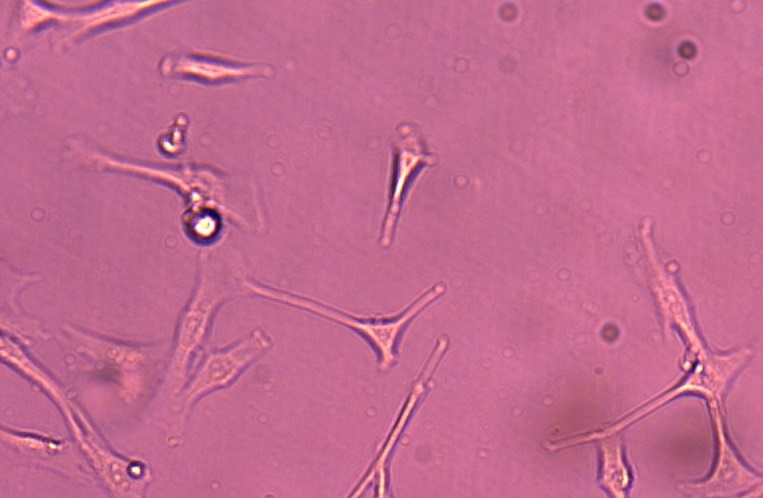
#> input picture segmentationTool/Input/341.jpg, 763 x 498 px, given in place of 341.jpg.jpg, which was not available
$ python z_AnalyzeCellData.py Input/341.jpg Input/341.jpg Input/341.jpg
#> lines starting #> are read from the running program, lines starting #| are printed output that depends on the picture; after the words box and inside, x2 and y2 are one past the last pixel; in counts of white or black regions, pixels touching at a corner belong together; pictures that were not available may be replaced by others from this repository, and a replacement may not be noted
#!C:\Users\GOURAV ROY\Desktop\All Folders\Integrated Workflows\Somatic Cell Detection\CellMasking_FuzzyLogic\.venv\Scripts\python.exe

import cv2
import numpy as np
from scipy.spatial import Voronoi, voronoi_plot_2d
from skimage.measure import shannon_entropy
import matplotlib.pyplot as plt
import pandas as pd
from skimage.measure import label, regionprops
from skimage.morphology import convex_hull_image
import os
import sys

#def analyze_and_label_objects(image, selected_features, min_area=10, mode ="excel", font_scale=0.5, font_color=(0, 255, 255), font_thickness=2):


def analyze_and_label_objects(image_path, out_dir, output_file_suff, selected_features, base_name, min_area=10, mode="excel", font_scale=0.5, font_color=(255, 0, 0), font_thickness=2):
    # Load the image
#> called with image_path = 'Output/Results/0_341_Input/341.jpg.jpg', out_dir = 'Output/Results/', output_file_suff = 'Output/Results/0_341_Input/341.jpg', selected_features = 'Input/341.jpg', base_name = '341', min_area = 10, mode = 'excel', font_scale = 0.5
    image = cv2.imread(image_path)
#> image is the input picture: shape (498, 763, 3); mean B, G, R 143.8, 105.9, 194.5
    if image is None:
        print(f"Error: Unable to load image from {image_path}")
        return -1
    """
    # Now you can work with the image
    annotated_image = image.copy()
    bounding_box_image = image.copy()
    detected_contour_image = image.copy()
    """

    # Rest of your code...
    if mode not in ["excel", "console"]:
        print("Enter Valid Mode for function")
        return -1


    annotated_image = image.copy()
    bounding_box_image = image.copy()
    detected_contour_image = image.copy()

    if len(annotated_image.shape) == 3 and annotated_image.shape[2] == 1:
        gray = annotated_image[:, :, 0]
        annotated_image = cv2.cvtColor(annotated_image, cv2.COLOR_GRAY2BGR)
    elif len(annotated_image.shape) == 2:
        gray = annotated_image
        annotated_image = cv2.cvtColor(annotated_image, cv2.COLOR_GRAY2BGR)
    elif len(annotated_image.shape) == 3 and annotated_image.shape[2] == 3:
        gray = cv2.cvtColor(annotated_image, cv2.COLOR_BGR2GRAY)
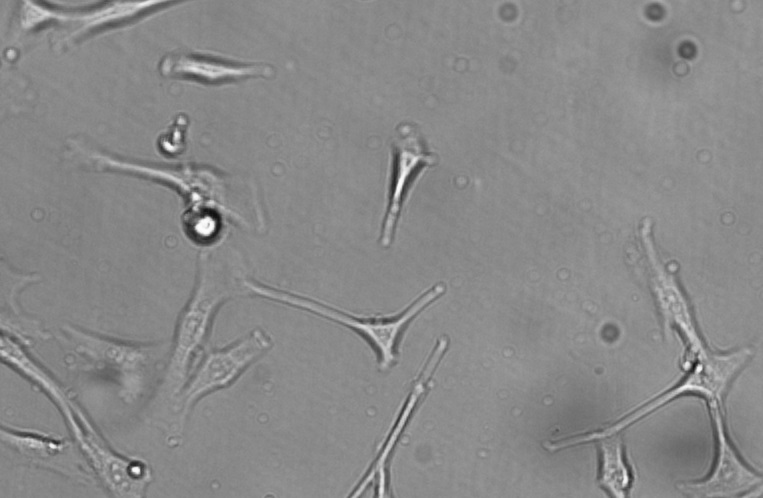
#> gray: shape (498, 763); min 15, max 254, mean 136.7
    else:
        raise ValueError("Unsupported image format: Ensure the input is grayscale or BGR color image.")

    _, binary = cv2.threshold(gray, 127, 255, cv2.THRESH_BINARY)
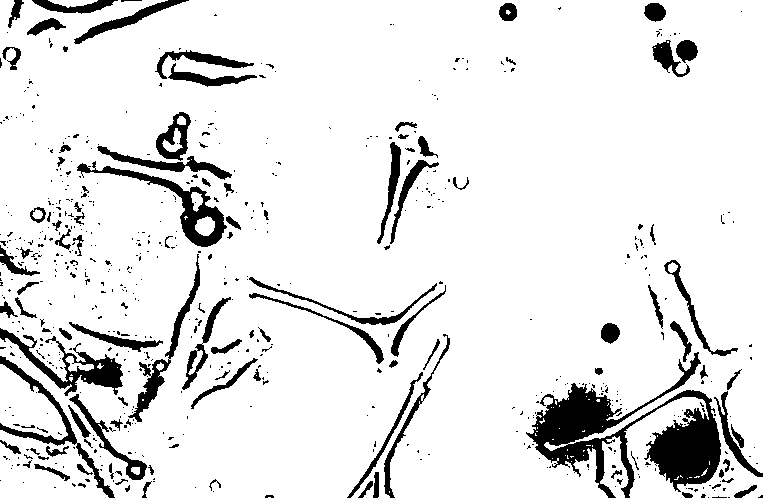
#> binary: shape (498, 763); 89.6% white; 637 black regions (526 under 20 px)
    contours, _ = cv2.findContours(binary, cv2.RETR_EXTERNAL, cv2.CHAIN_APPROX_SIMPLE)
#> contours = 56 contours, 51 with area under 20; largest, box (x1, y1, x2, y2) and area: (0, 0, 763, 498) 354034, (0, 364, 68, 440) 2826, (600, 436, 629, 498) 1018, (48, 0, 98, 8) 188, (65, 356, 94, 372) 169

    object_count = 0
    total_area = gray.shape[0] * gray.shape[1]
#> total_area = 379974
    centroids = []

    feature_map = {
        "General": ["Count", "Cell Density"],
        "Geometry": ["Perimeter", "Area", "Aspect Ratio"],
        "Morphology": ["Roundness", "Shape", "Convexity"],
        "Localization": ["2Dcoordinates", "Centroid"],
        "Orientation": ["Orientation"],
        "Voronoi Entropy": ["Voronoi_Entropy"]
    }

    selected_columns = ["ID"]
    selected_columns2 = []
    for key in selected_features.split(","):
      key = key.strip()
      if key != "General" and key !="Voronoi Entropy":
        if key in feature_map:
            selected_columns.extend(feature_map[key])
      else:
        selected_columns2.extend(feature_map[key])


    cell_data = {col: [] for col in selected_columns}
    cell_data2 = {}

    for contour in contours:
        area = cv2.contourArea(contour)
        if area < min_area:
            continue

        object_count += 1
        x, y, w, h = cv2.boundingRect(contour)
        aspect_ratio = float(w) / h
        perimeter = cv2.arcLength(contour, True)
        roundness = (4 * np.pi * area) / (perimeter ** 2) if perimeter > 0 else 0

        approx = cv2.approxPolyDP(contour, 0.02 * perimeter, True)
        shape = "Undetermined"
        if len(approx) == 3:
            shape = "Triangle"
        elif len(approx) == 4:
            shape = "Square" if 0.9 < aspect_ratio < 1.1 else "Rectangle"
        elif len(approx) > 5:
            shape = "Elliptical" if roundness > 0.75 else "Other"

        M = cv2.moments(contour)
        cx, cy = (int(M["m10"] / M["m00"]), int(M["m01"] / M["m00"])) if M["m00"] != 0 else (0, 0)
        centroids.append((cx, cy))

        mu20, mu02, mu11 = M["mu20"], M["mu02"], M["mu11"]
        angle = np.degrees(0.5 * np.arctan2(2 * mu11, mu20 - mu02)) if (mu20 - mu02) != 0 else 0

        hull = cv2.convexHull(contour)
        hull_area = cv2.contourArea(hull)
        convexity = area / hull_area if hull_area > 0 else 0  # Convexity ratio

        top_left = tuple(contour[contour[:, :, 1].argmin()][0])

        cv2.putText(annotated_image, f"{object_count}", (x, y - 10), cv2.FONT_HERSHEY_SIMPLEX, font_scale, font_color, font_thickness)
        cv2.rectangle(bounding_box_image, (x, y), (x + w, y + h), (0, 255, 0), 2)
        cv2.drawContours(detected_contour_image, [contour], -1, (255, 0, 0), 2)

        cell = {"ID": object_count}
        if "Area" in selected_columns:
            cell["Area"] = area
        if "Aspect Ratio" in selected_columns:
            cell["Aspect Ratio"] = aspect_ratio
        if "Roundness" in selected_columns:
            cell["Roundness"] = roundness
        if "Shape" in selected_columns:
            cell["Shape"] = shape
        if "Centroid" in selected_columns:
            cell["Centroid"] = (cx, cy)
        if "Orientation" in selected_columns:
            cell["Orientation"] = angle
        if "Perimeter" in selected_columns:
            cell["Perimeter"] = perimeter
        if "Convexity" in selected_columns:
            cell["Convexity"] = convexity
        if "2Dcoordinates" in selected_columns:
            cell["2Dcoordinates"] = top_left

        for key in cell:
            cell_data[key].append(cell[key])
#> this loop made 56 passes
#> (area, x, y, w, h, aspect_ratio, perimeter, roundness) on passes 22, 52: (1017.5, 600, 436, 29, 62, 0.468, 187.8, 0.363), (169, 65, 356, 29, 16, 1.81, 90.77, 0.258)
#> (area, x, y, w, h, aspect_ratio, perimeter, roundness) on pass 55: (188, 48, 0, 50, 8, 6.25, 104.6, 0.216)
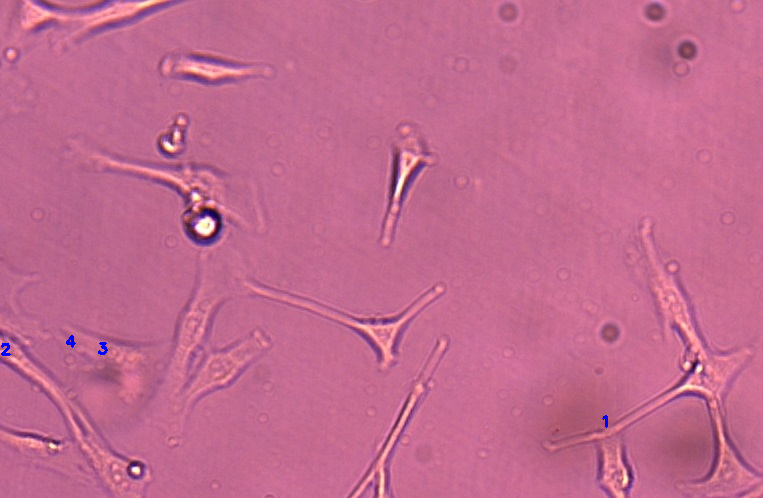
#> annotated_image: shape (498, 763, 3); 0.07% of pixels changed, all inside (x1, y1, x2, y2) = (1, 335, 608, 428)
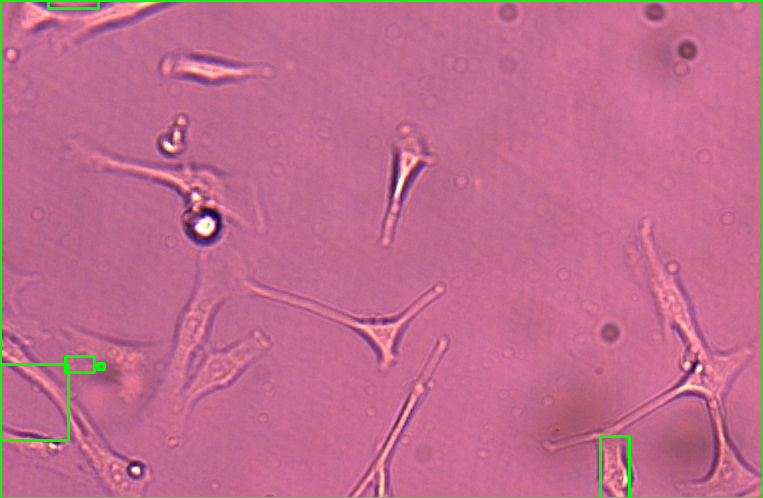
#> bounding_box_image: shape (498, 763, 3); 1.41% of pixels changed, all inside (x1, y1, x2, y2) = (0, 0, 763, 498)
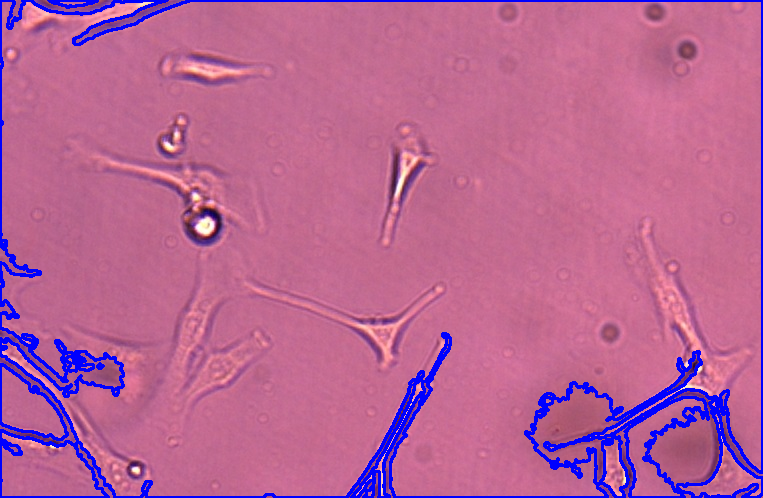
#> detected_contour_image: shape (498, 763, 3); 5.53% of pixels changed, all inside (x1, y1, x2, y2) = (0, 0, 763, 498)
#> after the loop, centroids = [(613, 467), (27, 407), (99, 365), (77, 364), (72, 2), (380, 238)]; object_count = 6

    concentration = object_count / total_area
#> concentration = 1.58e-05
    entropy_value = shannon_entropy(binary)
#> entropy_value = 0.48

    if "Cell Density" in selected_columns2:
        cell_data2["Cell Density"] = concentration  # Store a single value
    if "Count" in selected_columns2:
        cell_data2["Count"] = object_count  # Store a single value
    if "Voronoi_Entropy" in selected_columns2:
        cell_data2["Voronoi_Entropy"] = float(entropy_value)  # Store a single value

    print(cell_data2)


    max_length = max(len(lst) for lst in cell_data.values())
    for key in cell_data.keys():
        while len(cell_data[key]) < max_length:
            cell_data[key].append(None)

    if mode == "console":
        for i in range(object_count):
            print(f"Object {cell_data['ID'][i]}:")
            for key in selected_columns[1:]:
                print(f"  {key}: {cell_data[key][i]}")
    elif mode == "excel":

        excel_filename = output_file_suff+".xlsx"

        df = pd.DataFrame(cell_data)
        df.to_excel(excel_filename, index=False)

    print(f"Saved Data to {excel_filename} Successfully", out_dir+output_file_suff+"_annotated.jpg")

    plt.figure(figsize=(30, 12))
    plt.subplot(1, 2, 1)
    plt.imshow(annotated_image)
    plt.title("Annotated Image")
    plt.axis('off')

    plt.subplot(1, 2, 2)
    plt.imshow(bounding_box_image)
    plt.title("Bounding Box Image")
    plt.axis('off')
    plt.show()

    plt.figure(figsize=(30, 12))
    plt.imshow(detected_contour_image)
    plt.title("Detected Contour Image")
    plt.axis('off')
    plt.show()

    cv2.imwrite(output_file_suff+"_annotated.jpg", annotated_image)
    cv2.imwrite(output_file_suff+"_bounding_box.jpg", bounding_box_image)
    cv2.imwrite(output_file_suff+"_detected_contours.jpg", detected_contour_image)
    print("Images Saved Successfully")

    return cell_data


# [65 lines left out: function analyze_and_label_objects_sci, not called in this run]


def main():

    image_path = sys.argv[1]
    option=sys.argv[2]
    neighborhood_size=sys.argv[3]
    print("Selected Options For Analysis:", option,"\n*******************")


    out_dir="Output/Results/"
    image_path="/home/surajit/CV/Unsupervised_Learning_NEW/341.jpg"
    option="Geometry,General,Voronoi Entropy"
    neighborhood_size=7


    if len(sys.argv) != 4:
       print("Usage: python imaproc.py <excel_file>", sys.argv[1])
       sys.exit(1)

    image_path = sys.argv[1]
    option=sys.argv[2]
    neighborhood_size=sys.argv[3]
    print("Selected Options For Analysis:", option,"\n*******************")


    # Extract file name and extension

    file_name, file_extension = os.path.splitext(os.path.basename(image_path))
    # Create output file name
    #input_img = f"out_{file_name}.jpg"
    input_img = out_dir+f"0_{file_name}_{neighborhood_size}{file_extension}"
    output_file_suff = out_dir+f"0_{file_name}_{neighborhood_size}"
    analyze_and_label_objects(input_img, out_dir, output_file_suff, option, file_name)

    #image_original = cv2.imread(image_path)
    #analyze_and_label_objects(image_original)


if __name__ == "__main__":
    try:
        main()
    except Exception as e:
        print("\nERROR:", e)
    finally:
        #input("\nPress Enter to exit...")
        pass
    #cProfile.run('main()') #main()
